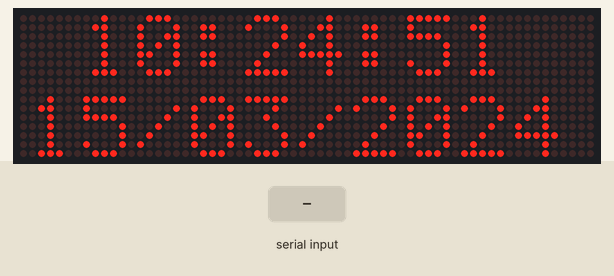
This sketch was run on a simulated Arduino Uno, built with avr-gcc and run on an emulated ATmega328P. On the bench: 64×16 LED matrix. The test bench sets the inputs (shaded band). The local clock reads 2024-03-15 10:24:30 at power-on unless the sketch sets it.

Above: at 21.4 s.
21.5 s: "1" received over Serial
At 26.32 s:
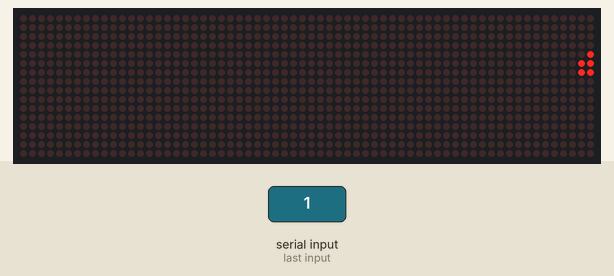
At 33.7 s:
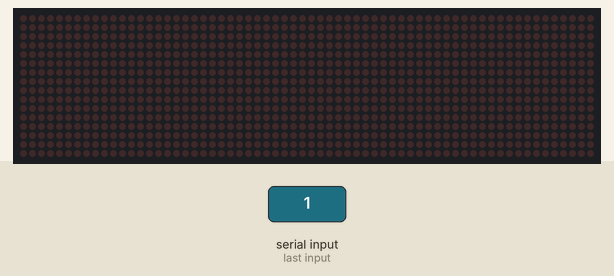

The sketch:

rtcruntext.ino
```cpp
#include <SPI.h>
#include <TimerOne.h>
#include <Wire.h>
#include <DMD.h>
#include "SystemFont5x7.h"
#include "Arial_black_16.h"
#include <RTClib.h>
// Mendifinisakan Fungsi
#define max_char 100
#define bOK A0
#define bUP A1
#define bDOWN A2
#define DISPLAYS_ACROSS 2
#define DISPLAYS_DOWN 1
DMD dmd(DISPLAYS_ACROSS, DISPLAYS_DOWN);                  // Panjang x Lebar
RTC_DS1307 rtc;                               // Chip RTC yang digunakan
// Deklarasi Variable
char message[max_char];
char r_char;
byte index = 0;
int i;
int waktu;
int Tahun ;
int Bulan ;
int Tanggal ;
int Jam ;
int Menit ;
int Detik ;
char dmdBuff[10];


void ScanDMD()
{
  dmd.scanDisplayBySPI();
}

void setup() {
  Timer1.initialize( 5000 );
  Timer1.attachInterrupt( ScanDMD );
  dmd.selectFont(System5x7);
  dmd.clearScreen(true);
  rtc.begin();
  Serial.begin(9600);
  // Cara Setting Jam gunakan 2 fungsi dibawah, secara manual atau otomatis singcron PC, kemudian upload program
  // Setelah terupload, cek jam sudah sesuai, hapus code setting jam dibawah, dan upload ulang.

  // Set RTC sesuai dengan Laptop / PC
  //rtc.adjust(DateTime(F(__DATE__), F(__TIME__)));
  // set rtc custom
   //rtc.adjust(DateTime(2014, 1, 21, 3, 0, 0));

  // pin Mode yang dugunakan pada Inputan
  pinMode(bOK,INPUT_PULLUP);
  pinMode(bUP,INPUT_PULLUP);
  pinMode(bDOWN,INPUT_PULLUP);
}

void showTime() {
  // Program menampilkan Jam
  DateTime now = rtc.now();
  Tahun = now.year();
  Bulan = now.month();
  Tanggal = now.day();
  Jam = now.hour();
  Menit = now.minute();
  Detik = now.second();

  if (Jam < 10){
    if (Menit < 10){
      if (Detik < 10)
        {sprintf(dmdBuff,"0%1d:0%1d:0%1d",Jam,Menit,Detik);}
      else
        {sprintf(dmdBuff,"0%1d:0%1d:%2d",Jam,Menit,Detik);}
    }else{
    if (Detik < 10)
        {sprintf(dmdBuff,"0%1d:%2d:0%1d",Jam,Menit,Detik);}
        else
        {sprintf(dmdBuff,"0%1d:%2d:%2d",Jam,Menit,Detik);}
    }
  }else{
  if (Menit < 10){
      if (Detik < 10)
        {sprintf(dmdBuff,"%2d:0%1d:0%1d",Jam,Menit,Detik);}
      else
        {sprintf(dmdBuff,"%2d:0%1d:%2d",Jam,Menit,Detik);}
    }else{
    if (Detik < 10){
        sprintf(dmdBuff,"%2d:%2d:0%1d",Jam,Menit,Detik);
      }else{
        sprintf(dmdBuff,"%2d:%2d:%2d",Jam,Menit,Detik);
      }
    }
  }
  dmd.drawString( 7, 0, dmdBuff,8,GRAPHICS_NORMAL );

  if (Bulan < 10){
    if (Tanggal < 10)
      {sprintf(dmdBuff,"0%1d/0%1d/%4d",Tanggal,Bulan,Tahun);}
      else
      {sprintf(dmdBuff,"%2d/0%1d/%4d",Tanggal,Bulan,Tahun);}
  }else{
    if (Tanggal < 10)
      {sprintf(dmdBuff,"0%1d/%2d/%4d",Tanggal,Bulan,Tahun);}
      else
      {sprintf(dmdBuff,"%2d/%2d/%4d",Tanggal,Bulan,Tahun);}
  }

  dmd.drawString( 1, 9, dmdBuff,10,GRAPHICS_NORMAL );
}

void loop() {

  if(Serial.available()){
        for(i=0; i<100; i++){
        message[i] = '\0';
    }
     index=0;
  }

  while(Serial.available() > 0){
    if(index < (max_char-1)) {
        r_char = Serial.read();
        message[index] = r_char;
        index++;
        message[index] = '\0';
      }
  }

  dmd.clearScreen( true );
  dmd.selectFont(Arial_Black_16);
  dmd.drawMarquee(message, max_char,(32*DISPLAYS_ACROSS)-1 ,0);
  long start=millis();
  long timer=start;
  boolean ret=false;

  while(!ret){
     if ((timer+90) < millis()) {
         ret=dmd.stepMarquee(-1,0);
         timer=millis();
       }
  }

  for (waktu=0;waktu < 10;waktu++){
  dmd.clearScreen( true );
  dmd.selectFont(System5x7);
  showTime();
  delay(1000);
  }

}
```

Measured:
- after the input at 21.5 s, the display: first differs from a run without the input after 4.7 s (image 1 shows a later state)
